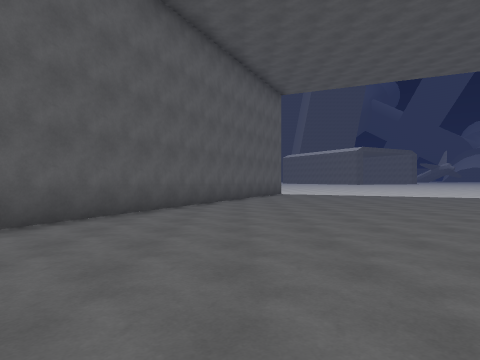
[1] (above)

24 first-person views from a walk through a scene from a Unity 3-D project. The camera is 1.4 m above the floor, looks level and sees 75° across. The floor is counted in squares, 2 m on a side. Each view is taken from the middle of a square. On the plan, view 1 faces up. The plan holds only what a view shows up to about 10 squares ahead; the rest is blank. The place goes on beyond the plan. The player character is not drawn.

[2]
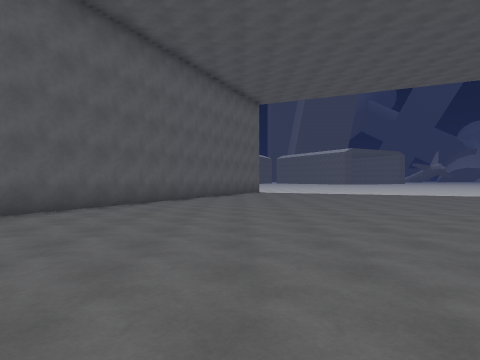

[3]
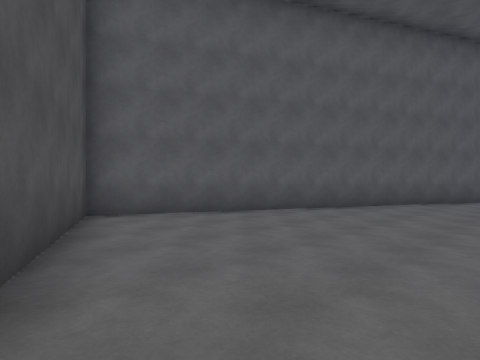

[4]
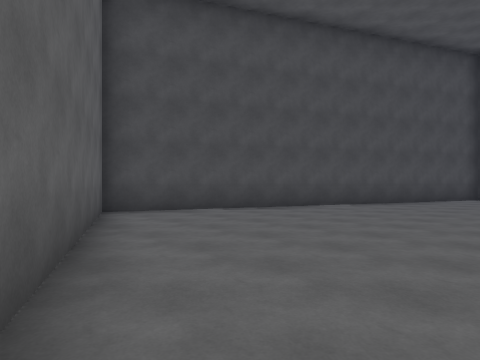

[5]
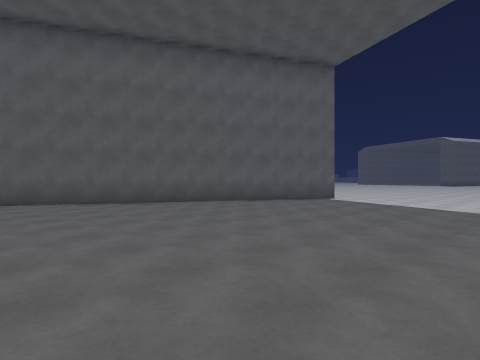

[6]
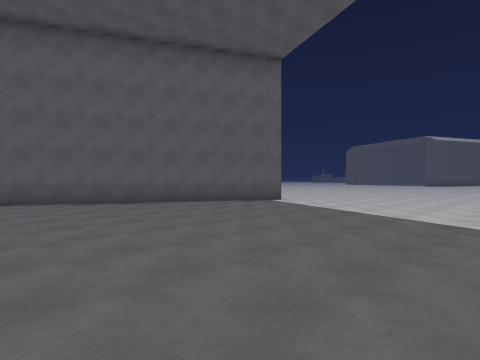

[7]
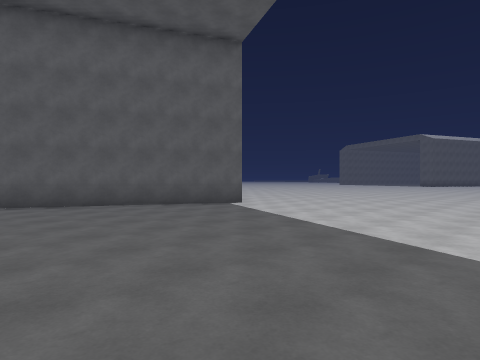

[8]
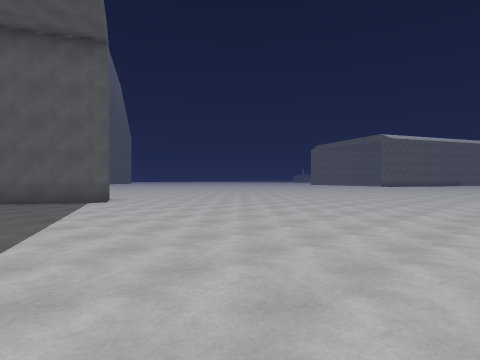

[9]
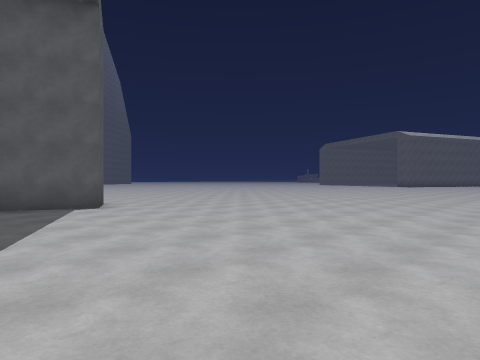

[10]
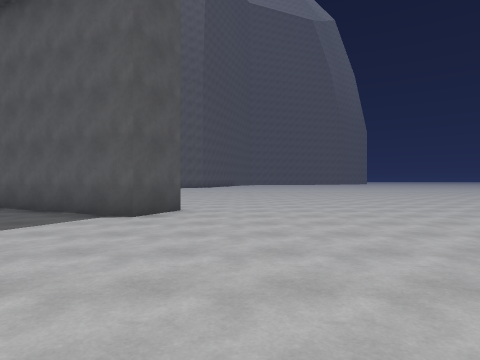

[11]
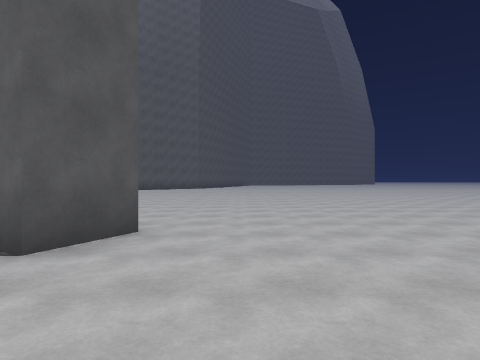

[12]
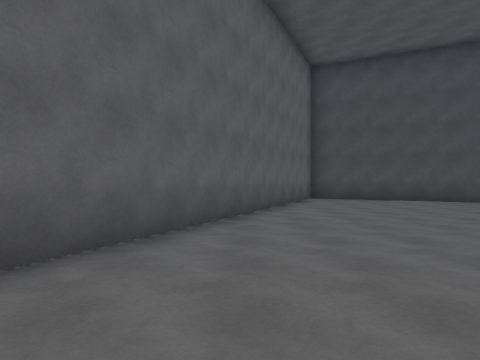

[13]
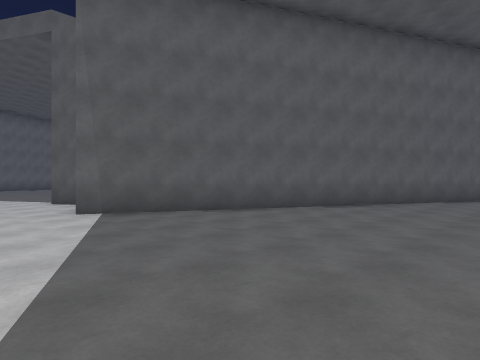

[14]
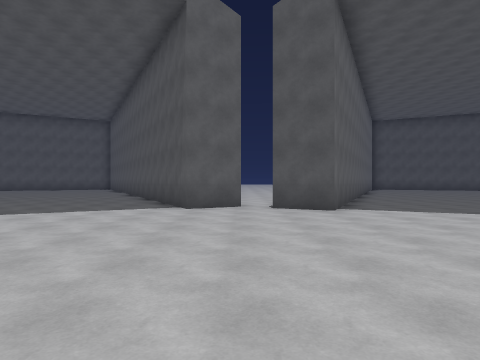

[15]
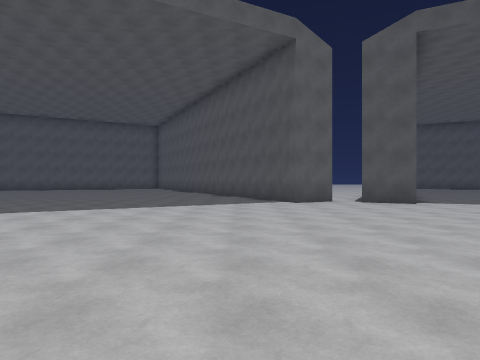

[16]
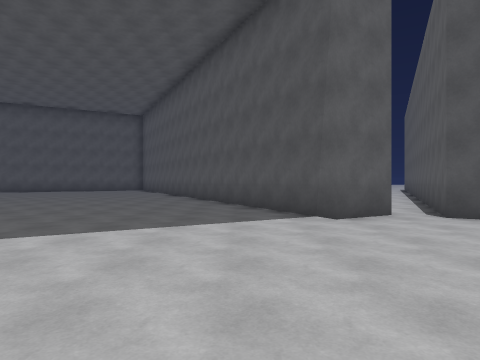

[17]
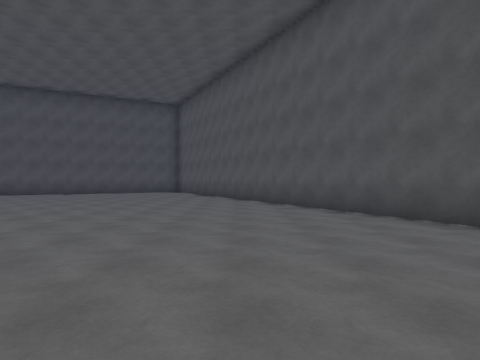

[18]
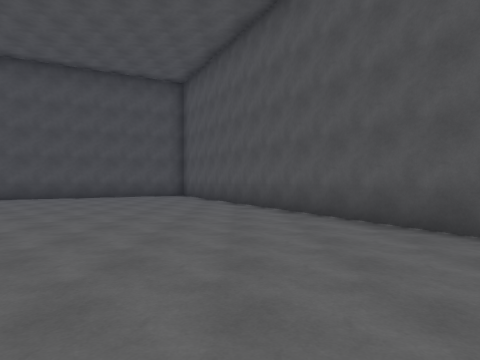

[19]
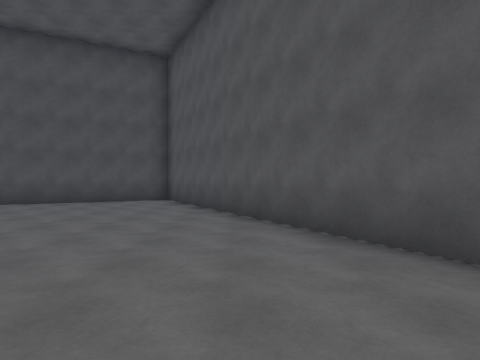

[20]
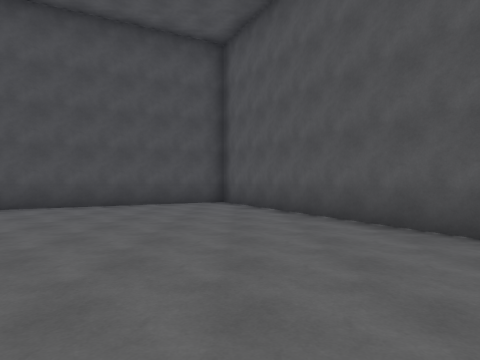

[21]
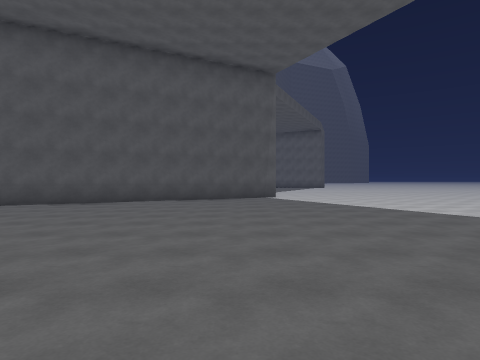

[22]
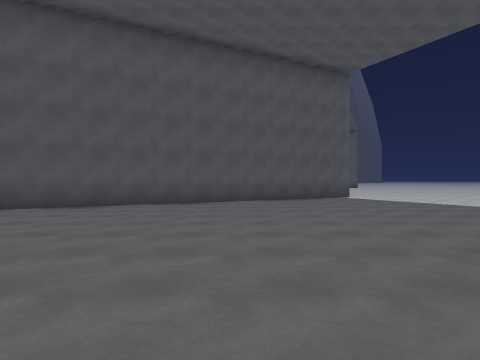

[23]
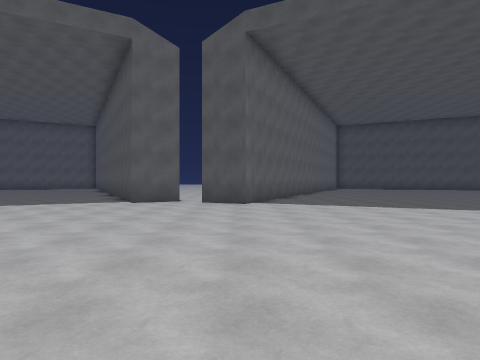

[24]
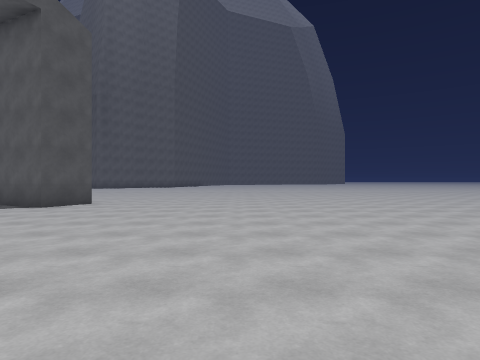

### Floor plan
Points are (right, up) in squares from view 1. A wall is a line through its corners. A room is listed if a view was taken in it or the views show most of it. See-through windows are left out.
Room 1 (views 1, 2, 3, 4, 5, 6, 7, 8, 9, 10, 11, 12, 13, 14, 15, 16, 17, 18, 19, 20, 21, 22, 23, 24)
walls: (14.9, 9.7) (16.3, 10.5) (24.5, -5) (29.5, -2.3); (0.7, 16.6) (2.1, 16) (-5.4, 0.2) (5.3, -4.9) (12.8, 10.9) (14.2, 10.2)

Positions as (right, up) in squares from view 1, and headings:
1: (0, 0), facing up
2: (1, -2), facing up
3: (1, -2), facing up-left
4: (8, 2), facing down-left
5: (8, 5), facing up-left
6: (9, 7), facing up-left
7: (9, 9), facing up-left
8: (12, 12), facing up-left
9: (10, 13), facing up-left
10: (8, 18), facing left
11: (5, 18), facing left
12: (8, 7), facing down
13: (6, 13), facing down-right
14: (15, 18), facing down
15: (18, 20), facing down
16: (18, 16), facing down
17: (21, 13), facing down
18: (22, 9), facing down
19: (22, 6), facing down
20: (24, 5), facing down
21: (29, 9), facing left
22: (29, 6), facing left
23: (13, 20), facing down
24: (10, 21), facing left
